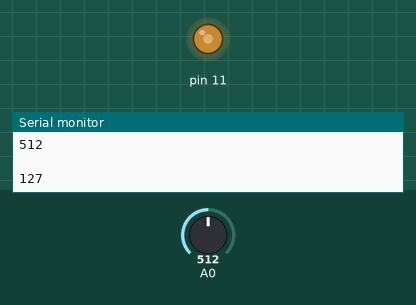
The sketch below on a simulated Arduino Uno, built with avr-gcc and run on an emulated ATmega328P. On the bench: output pins drawn as LEDs (lit = HIGH), the last lines printed to the serial monitor. The test bench sets the inputs (shaded band); at power-on: A0 = 512.

Above: at 1.2 s.
1.3 s: A0 set to 716
At 2.5 s:
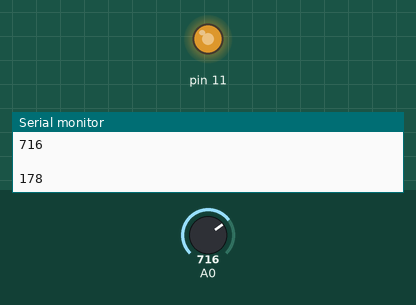
2.8 s: A0 set to 900
At 4.0 s:
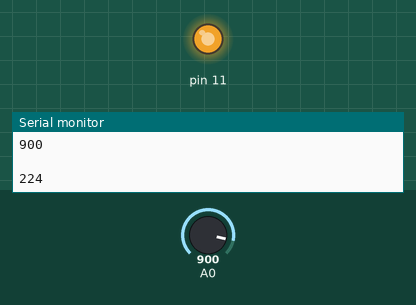
4.3 s: A0 set to 122
At 5.5 s:
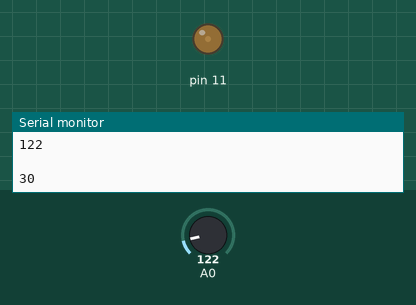
5.8 s: A0 set to 0
At 7.0 s:
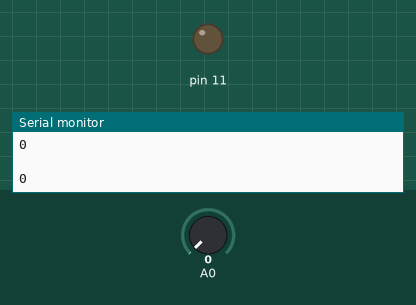
7.3 s: A0 set to 511
At 8.3 s:
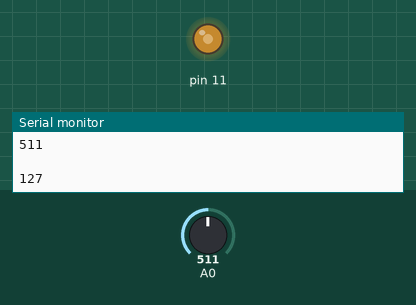
Timing chart, 0 to 9.8 s (numbered marks = the images above; inputs shaded):
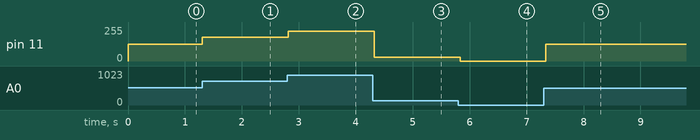

Measured:
- after the input at 1.3 s, pin 11: 127/255 → 178/255 at once
- after the input at 2.8 s, pin 11: 178/255 → 224/255 at once
- after the input at 4.3 s, pin 11: 224/255 → 30/255 at once
- after the input at 5.8 s, pin 11: 30/255 → 0/255 at once
- after the input at 7.3 s, pin 11: 0/255 → 127/255 at once

The sketch:

analog_exam01.ino
```cpp
//가변저항으로 led의 밝기 조절

void setup() {
  // put your setup code here, to run once:
  Serial.begin(9600);
  pinMode(11,OUTPUT);
}

void loop() {
  // put your main code here, to run repeatedly:
  int inputVal = analogRead(A0);

//  int convertVal = (float)inputVal * 255/1023;
  // map() - 입력값으로 전달되는 값의 범위를 이용해서 원하는 범위 값으로 변경할 수 있도록 지원하는 함수
  int convertVal = map(inputVal,0,1023,0,255);
  analogWrite(11,convertVal);
  Serial.println(inputVal);
  Serial.println("\t");
  Serial.println(convertVal);
  delay(100);
}
```
